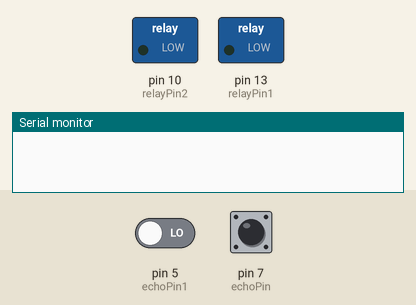
Bench run of a sketch on a simulated Arduino Uno, built with avr-gcc and run on an emulated ATmega328P. On the bench: switched loads named in the sketch (green lamp = pin HIGH), the last lines printed to the serial monitor. The inputs (shaded band) are chosen by the test bench; at power-on: pin 7 (echoPin) LOW, pin 5 (echoPin1) LOW. Pins used as bus, display or sensor lines are not drawn.

Above: at 0.1 s.
At 3.9 s:
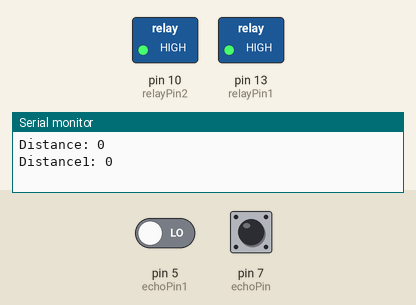
4.0 s: pin 7 (echoPin) pulsed HIGH 2 times (0.12 s each, 0.3 s apart)
At 6.1 s:
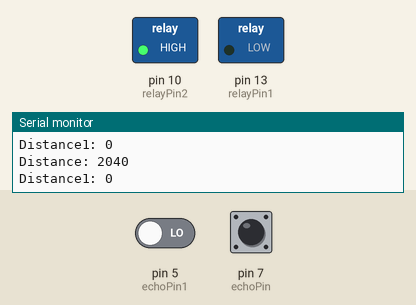
Timing chart, 0 to 9.4 s (numbered marks = the images above; inputs shaded):
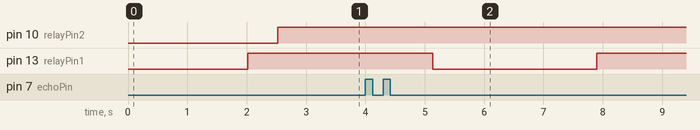

The sketch:

goprajuno.ino
```cpp
const int trigPin1 = 4;
const int echoPin1 = 5;
const int echoPin = 7;
const int trigPin = 6;
int relayPin1=13;
int relayPin2=10;

long duration;
int distance,distance1;
void setup() {
pinMode(trigPin, OUTPUT);
pinMode(trigPin1, OUTPUT);
pinMode(echoPin, INPUT);
pinMode(echoPin1, INPUT);
Serial.begin(9600);
pinMode(relayPin1,OUTPUT);
pinMode(relayPin2,OUTPUT);
}
void loop() {

digitalWrite(trigPin, LOW);
delayMicroseconds(2);
// Sets the trigPin on HIGH state for 10 micro seconds
digitalWrite(trigPin, HIGH);
delay(10);
digitalWrite(trigPin, LOW);
// Reads the echoPin, returns the sound wave travel time in microseconds
duration = pulseIn(echoPin, HIGH);
// Calculating the distance
distance= duration*0.034/2;

Serial.print("Distance: ");
Serial.println(distance);

// Clears the trigPin
digitalWrite(trigPin1, LOW);
delayMicroseconds(2);
// Sets the trigPin on HIGH state for 10 micro seconds
digitalWrite(trigPin1, HIGH);
delay(10);
digitalWrite(trigPin1, LOW);
// Reads the echoPin, returns the sound wave travel time in microseconds
duration = pulseIn(echoPin1, HIGH);

distance1= duration*0.034/2;

Serial.print("Distance1: ");
Serial.println(distance1);

if(distance<10)
{
  digitalWrite(relayPin1,HIGH);
  delay(500);
}
else
{digitalWrite(relayPin1,LOW);
}
if(distance1<12)
{
  digitalWrite(relayPin2,HIGH);
  delay(750);
}
else
{digitalWrite(relayPin2,LOW);
}
}
```

Measured:
- after the input at 4.0 s, pin 13 (relayPin1): HIGH → LOW after 1.1 s, → HIGH 2.8 s later
